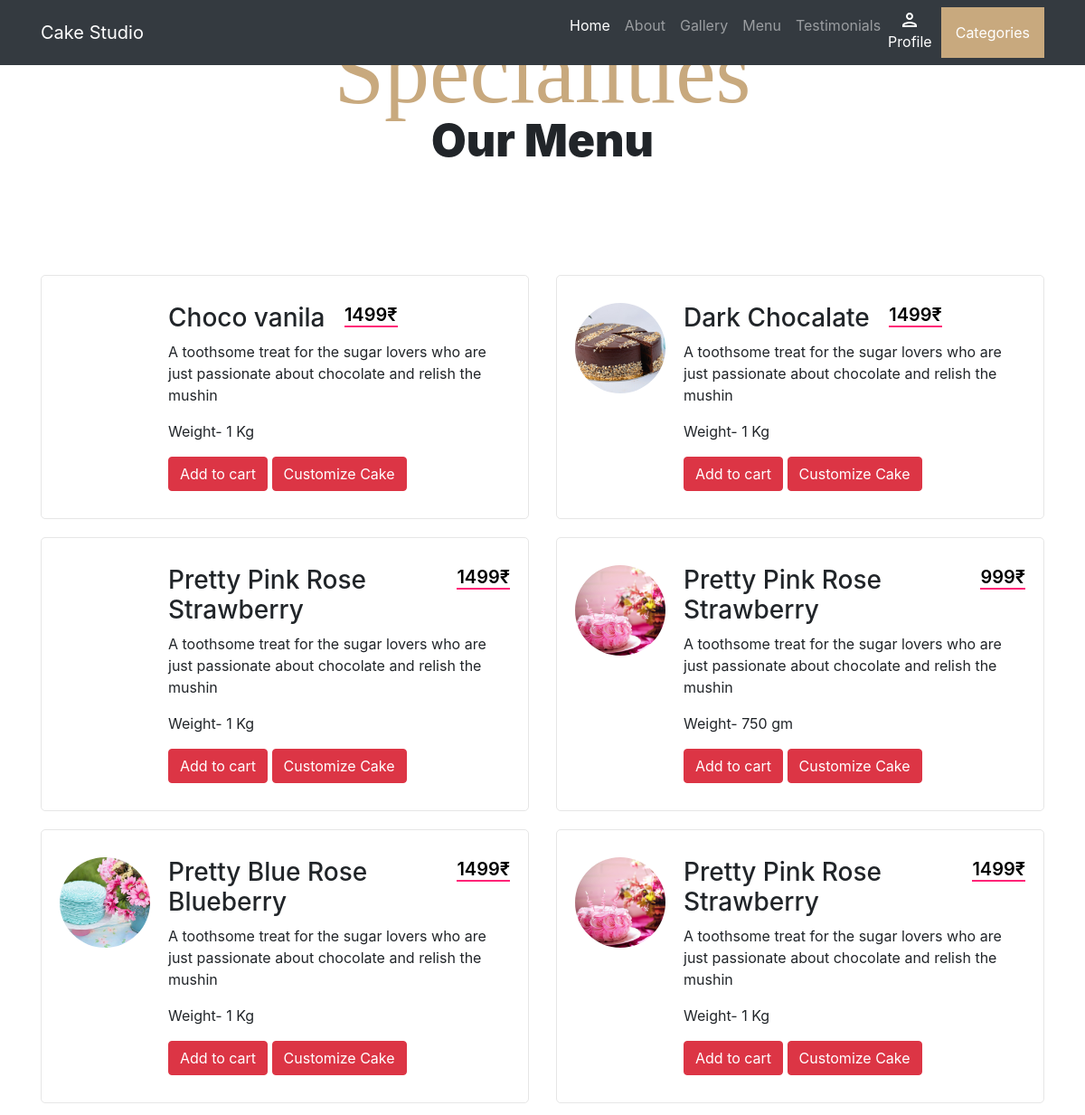
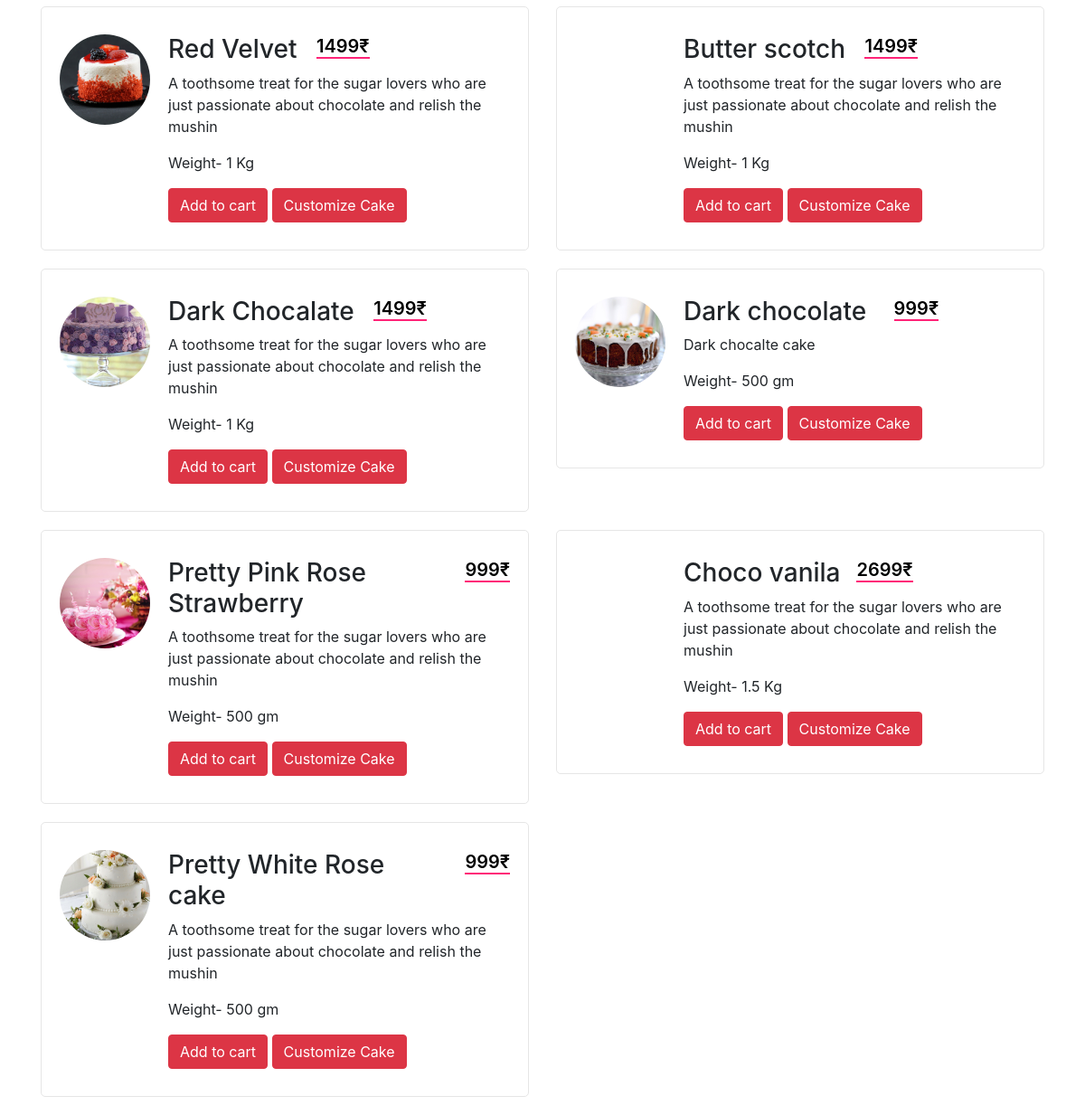
Page /menu.php on the committed database (2 pictures, top to bottom).
### tables this page shows
CREATE TABLE `category_wise_entry` (
  `cw_id` int(11) NOT NULL,
  `cake_name` varchar(35) NOT NULL,
  `category` varchar(30) NOT NULL,
  `price` varchar(20) NOT NULL,
  `weight` varchar(20) NOT NULL,
  `description` varchar(100) NOT NULL,
  `image` varchar(100) NOT NULL
);

### menu.php (the view, shortened to what this page needs)
<!DOCTYPE html>
<html lang="en">
<head>
    <link rel="stylesheet" href="css/fontAwesome.css">
    <link rel="stylesheet" href="css/bootstrap.css">
    <link rel="stylesheet" href="css/icomoon.css">
    <link rel="stylesheet" href="css/animate.css">
    <link rel="stylesheet" href="css/owl.carousel.min.css">
    <link rel="stylesheet" href="css/owl.theme.default.min.css">
    <link rel="stylesheet" href="css/aos.css">
    <link rel="stylesheet" href="http://code.ionicframework.com/ionicons/2.0.1/css/ionicons.min.css">
    <link rel="stylesheet" href="css/bootstrap-datepicker.css">
    <link rel="stylesheet" href="css/jquery.timepicker.css">
    <link rel="stylesheet" href="stylem.css">
    <link rel="stylesheet" href="css/drop_style.css">
</head>
<body>
    <?php
    include("m_header.php");
    ?>
    <section class="ftco-section">
        <div class="container-fluid px-4" style="margin-top: 30px;">
            <div class="row justify-content-center">
                <div class="col-md-7 text-center heading-section ftco-animate">
                    <span class="subheading">Specialities</span>
                    <h2 class="mb-4">Our Menu</h2>
                </div>
            </div>
            <div class="container">
                <div class="row">
                    <?php
                    if (isset($_REQUEST['cat'])) {
                        $cat = $_REQUEST['cat'];
                        $select = "select  * from category_wise_entry  where category='$cat'";
                        $res = mysqli_query($conn, $select);
                        $i = 1;
                        while ($row = mysqli_fetch_array($res)) {
                    ?>
                            <div class="col-6">
                                <div class="menus d-flex ftco-animate">
                                    <div class="menu-img img" style="background-image: url(admin/<?php echo $row['image'] ?>);"></div>
                                    <div class="text">
                                        <div class="d-flex">
                                            <div class="one-half">
                                                <h3><?php echo $row['cake_name'] ?></h3>
                                            </div>
                                            <div class="one-forth">
                                                <span class="price"><?php echo $row['price']?>₹</span>
                                            </div>
                                        </div>
                                        <p><?php echo $row['description'] ?></p>
                                        <p><span>Weight- <?php echo $row['weight'] ?></span></p>
                                        <a href="menu.php?atc=<?php echo $row['cw_id'] ?>" class="btn btn-danger">Add to cart</a>
                                        <a href="cake_name.php?cart=<?php echo $row['cw_id'] ?>" class="btn btn-danger">Customize Cake</a>
                                    </div>
                                </div>
                            </div>
                        <?php
                        }
                    } else {
                        $select = "select  * from category_wise_entry ";
                        $res = mysqli_query($conn, $select);
                        while ($row = mysqli_fetch_array($res)) {
                        ?>
                            <div class="col-6">
                                <div class="menus d-flex ftco-animate">
                                    <div class="menu-img img" style="background-image: url(admin/<?php echo $row['image'] ?>);"></div>
                                    <div class="text">
                                        <div class="d-flex">
                                            <div class="one-half">
                                                <h3><?php echo $row['cake_name'] ?></h3>
                                            </div>
                                            <div class="one-forth">
                                                <span class="price"><?php echo $row['price'] ?>₹</span>
                                            </div>
                                        </div>
                                        <p><?php echo $row['description'] ?></p>
                                        <p><span>Weight- <?php echo $row['weight'] ?></span></p>
                                        <a href="menu.php?atc=<?php echo $row['cw_id'] ?>" class="btn btn-danger">Add to cart</a>
                                        <a href="cake_name.php?cart=<?php echo $row['cw_id'] ?>" class="btn btn-danger">Customize Cake</a>
                                    </div>
                                </div>
                            </div>
                    <?php
                        }
                    }
                    ?>
                </div>
            </div>
        </div>
    </section>
</body>
</html>

### m_header.php (shortened to what this page needs)
<nav class="navbar navbar-expand-lg navbar-dark ftco_navbar bg-dark  fixed-top" id="ftco-navbar">
        <div class="container">
            <a href="home.php" class="navbar-brand">Cake Studio</a>
            <div class="collpase navbar-collapse" id="ftco-nav">
                <ul class="navbar-nav ml-auto">
                    <li class="nav-item active"><a href="home.php" class="nav-link">Home</a></li>
                    <li class="nav-item"><a href="home.php#about" class="nav-link">About</a></li>
                    <li class="nav-item"><a href="home.php#gallery" class="nav-link">Gallery</a></li>
                    <li class="nav-item"><a href="menu.php" class="nav-link">Menu</a></li>
                    <li class="nav-item"><a href="home.php#testimonial" class="nav-link">Testimonials</a></li>
                    <div class="dropdown drpadj">
                    <span class="nav-item" style="color: white;"><center><img src="user_i/user.svg" alt="""></center>
                    <span class="nav-item"> Profile</span>
                </span>
                    </div>
                    <div class="dropdown">
                    <button class="dropbtn">Categories</button>
                    </div>
                </ul>
            </div>
        </div>
    </nav>

### stylem.css (style rules this page uses)
.menus .text { width: calc(100% - 100px); padding-left: 20px; }
.heading-section .subheading { position: absolute; top: 0px; left: 0; right: 0; font-weight: normal; font-size: 100px; display: block; margin-bottom: 0; color: rgba(0, 0, 0, 0.2); color: #c8a97e; line-height: 1; margin-top: 0; z-index: -1; font-family: "Great Vibes", cursive; }
.heading-section h2 { font-size: 50px; font-weight: 900; line-height: 5; }
.menus { width: 100%; margin-bottom: 20px; padding-bottom: 20px; border: 1px solid #e6e6e6; padding: 30px 20px; border-radius: 5px; transition: all 0.3s ease; }
.menus .menu-img { width: 100px; height: 100px; border-radius: 50%; }
.img, .user-img { background-size: cover; background-repeat: no-repeat; background-position: center center; }
.menus .text .one-forth .price { font-size: 20px; color: rgba(0, 0, 0, 0.2); color: #000000; font-weight: 600; line-height: 1.3; transition: all 0.3s ease; border-bottom: 2px solid #ff2377; }
.menus .text .one-forth { width: 80px; text-align: right; }

### css/drop_style.css (style rules this page uses)
.dropbtn { background-color: #c8a97e; color: white; padding: 16px; font-size: 16px; border: none; cursor: pointer; }
.dropdown { position: relative; display: inline-block; }

### m_header.php (style rules this page uses)
.drpadj { margin-right: 10px; }

### rows in the picture
category_wise_entry: cake_name "Choco vanila", price "1499", description "A toothsome treat for the sugar lovers who are just passionate about chocolate and relish the mushin", weight "1 Kg"
category_wise_entry: image (picture), cake_name "Dark Chocalate", price "1499", description "A toothsome treat for the sugar lovers who are just passionate about chocolate and relish the mushin", weight "1 Kg"
category_wise_entry: cake_name "Pretty Pink Rose Strawberry", price "1499", description "A toothsome treat for the sugar lovers who are just passionate about chocolate and relish the mushin", weight "1 Kg"
category_wise_entry: image (picture), cake_name "Pretty Pink Rose Strawberry", price "999", description "A toothsome treat for the sugar lovers who are just passionate about chocolate and relish the mushin", weight "750 gm"
category_wise_entry: image (picture), cake_name "Pretty Blue Rose Blueberry", price "1499", description "A toothsome treat for the sugar lovers who are just passionate about chocolate and relish the mushin", weight "1 Kg"
category_wise_entry: image (picture), cake_name "Pretty Pink Rose Strawberry", price "1499", description "A toothsome treat for the sugar lovers who are just passionate about chocolate and relish the mushin", weight "1 Kg"
category_wise_entry: image (picture), cake_name "Red Velvet", price "1499", description "A toothsome treat for the sugar lovers who are just passionate about chocolate and relish the mushin", weight "1 Kg"
category_wise_entry: cake_name "Butter scotch", price "1499", description "A toothsome treat for the sugar lovers who are just passionate about chocolate and relish the mushin", weight "1 Kg"
category_wise_entry: image (picture), cake_name "Dark Chocalate", price "1499", description "A toothsome treat for the sugar lovers who are just passionate about chocolate and relish the mushin", weight "1 Kg"
category_wise_entry: image (picture), cake_name "Dark chocolate", price "999", description "Dark chocalte cake", weight "500 gm"
category_wise_entry: image (picture), cake_name "Pretty Pink Rose Strawberry", price "999", description "A toothsome treat for the sugar lovers who are just passionate about chocolate and relish the mushin", weight "500 gm"
category_wise_entry: cake_name "Choco vanila", price "2699", description "A toothsome treat for the sugar lovers who are just passionate about chocolate and relish the mushin", weight "1.5 Kg"
category_wise_entry: image (picture), cake_name "Pretty White Rose cake", price "999", description "A toothsome treat for the sugar lovers who are just passionate about chocolate and relish the mushin", weight "500 gm"
